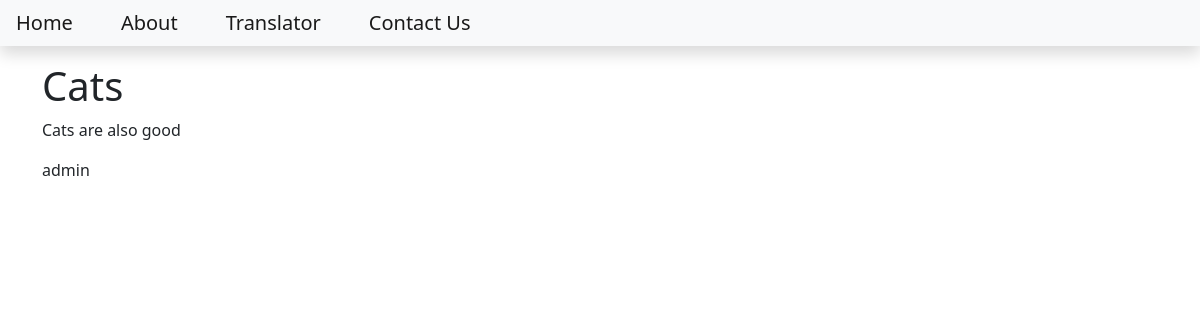
Page /cats on the earlier database version.
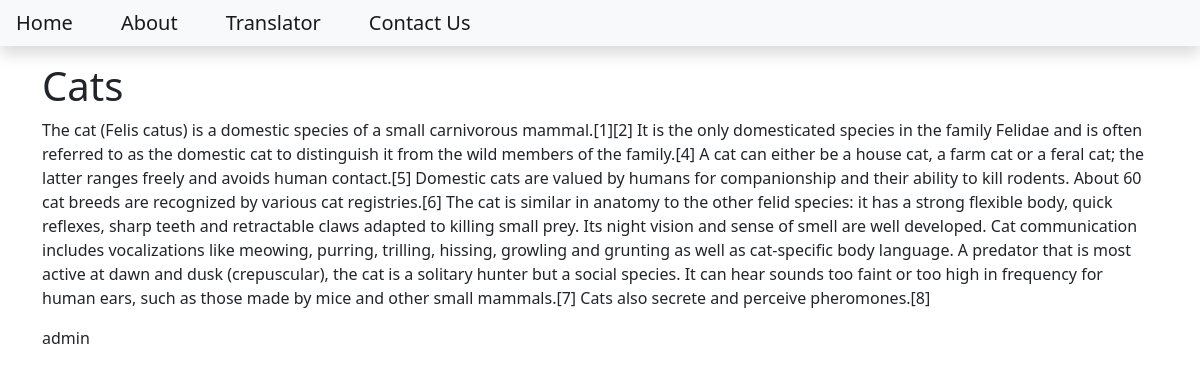
Same page on the later database version.
### blog/models.py (models this page shows, shortened)
class Post(models.Model): #inheritance
    title = models.CharField(max_length=200)
    content = models.TextField()
    date_created = models.DateTimeField(auto_now_add=True)
    slug = models.SlugField(max_length=200, unique=True)
    author = models.ForeignKey(to=User, on_delete=models.CASCADE)
    status = models.IntegerField(choices=STATUS, default=0)

### blog/views.py (the view)
# urls.py: path('<slug:slug>', views.BlogView.as_view(), name='blog_view'),
class BlogView(generic.DetailView): #if need to render model data
    model = Post
    template_name = 'blog.html'

### templates/blog.html
{% extends 'base.html' %}
{% block content %}
 <div class="container">
    <h1>{{object.title}}</h1>
    <p class="card-text">{{object.content}}</p>
    <p>{{object.author}}</p>
</div>
{% endblock content %}

Differences in the rows shown:
changed Post "Cats": content "Cats are also good" → "The cat (Felis catus) is a domestic species of a small carnivorous mammal.[1][2] It is the only domesticated species in the family Felidae and is often referred to as the domestic cat to distinguish it from the wild members of the family.[4] A cat can either be a house cat, a farm cat or a feral cat; the latter ranges freely and avoids human contact.[5] Domestic cats are valued by humans for companionship and their ability to kill rodents. About 60 cat breeds are recognized by various cat registries.[6] The cat is similar in anatomy to the other felid species: it has a strong flexible body, quick reflexes, sharp teeth and retractable claws adapted to killing small prey. Its night vision and…"
